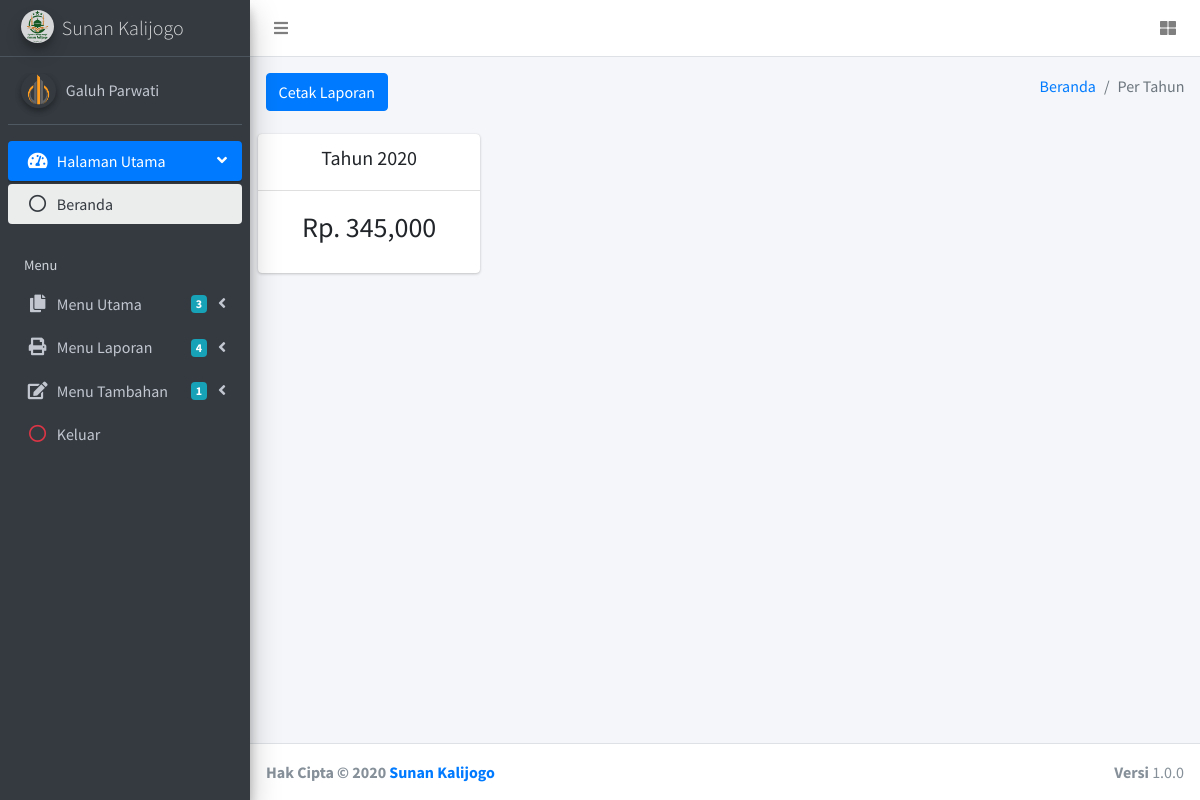
The app's page /laporan-tahun.php (signed in) with its own data.
### tables this page shows
CREATE TABLE `tb_pengguna` (
  `id_pengguna` int(4) NOT NULL,
  `nama_lengkap` varchar(50) DEFAULT NULL,
  `username` varchar(50) DEFAULT NULL,
  `password` varchar(250) DEFAULT NULL,
  `no_hp` varchar(15) DEFAULT NULL,
  `gambar` varchar(250) DEFAULT 'coretancode.png',
  `created` datetime DEFAULT NULL,
  `modified` datetime DEFAULT NULL
);

### laporan-tahun.php (the view, shortened to what this page needs)
<?php
include 'koneksi.php';
if(!isset($_COOKIE["version"])) {
	header("location:keluar");
}else {
	$userid = $_COOKIE["version"];
	$sql = mysqli_query($conn, "SELECT * FROM tb_pengguna WHERE id_pengguna = '$userid'");
	$data = mysqli_fetch_array($sql);
}
?>
<!DOCTYPE html>
<html>
<head>
	<link rel="stylesheet" href="assets/plugins/fontawesome-free/css/all.min.css">
	<link rel="stylesheet" href="https://code.ionicframework.com/ionicons/2.0.1/css/ionicons.min.css">
	<link rel="stylesheet" href="assets/plugins/sweetalert2-theme-bootstrap-4/bootstrap-4.min.css">
	<link rel="stylesheet" href="assets/plugins/toastr/toastr.min.css">
	<link rel="stylesheet" href="assets/plugins/datatables-bs4/css/dataTables.bootstrap4.css">
	<link rel="stylesheet" href="assets/plugins/summernote/summernote-bs4.css">
	<link rel="stylesheet" href="assets/dist/css/adminlte.min.css">
	<link rel="stylesheet" href="assets/plugins/sweet-alert2/dist/sweetalert2.min.css">
</head>
<body class="hold-transition sidebar-mini layout-fixed">
	<div class="wrapper">
		<nav class="main-header navbar navbar-expand navbar-white navbar-light">
			<ul class="navbar-nav">
				<li class="nav-item">
					<a class="nav-link" data-widget="pushmenu" href="#"><i class="fas fa-bars"></i></a>
				</li>
			</ul>
			<ul class="navbar-nav ml-auto">
				<li class="nav-item">
					<a class="nav-link" data-widget="control-sidebar" data-slide="true" href="#">
						<i class="fas fa-th-large"></i>
					</a>
				</li>
			</ul>
		</nav>
		<aside class="main-sidebar sidebar-dark-primary elevation-4">
			<a href="beranda" class="brand-link">
				<img src="assets/images/fav.png" alt="NIFA Logo" class="brand-image img-circle elevation-3" style="opacity: .8; background-color: #FFFFFF;">
				<span class="brand-text font-weight-light">Sunan Kalijogo</span>
			</a>
			<div class="sidebar">
				<div class="user-panel mt-3 pb-3 mb-3 d-flex">
					<div class="image">
						<img src="assets/images/akun/<?php echo $data['gambar'];?>" class="img-circle elevation-2" alt="User Image" style="width: 35px; height: 35px;">
					</div>
					<div class="info">
						<a href="akun" class="d-block"><?php echo $data['nama_lengkap'];?></a>
					</div>
				</div>
				<nav class="mt-2">
					<ul class="nav nav-pills nav-sidebar flex-column" data-widget="treeview" role="menu" data-accordion="false">
						<li class="nav-item has-treeview menu-open">
							<a href="#" class="nav-link active">
								<i class="nav-icon fas fa-tachometer-alt"></i>
								<p>
									Halaman Utama
									<i class="right fas fa-angle-left"></i>
								</p>
							</a>
							<ul class="nav nav-treeview">
								<li class="nav-item">
									<a href="beranda" class="nav-link active">
										<i class="far fa-circle nav-icon"></i>
										<p>Beranda</p>
									</a>
								</li>
							</ul>
						</li>
						<li class="nav-header">Menu</li>
						<li class="nav-item has-treeview">
							<a href="#" class="nav-link">
								<i class="nav-icon fas fa-copy"></i>
								<p>
									Menu Utama
									<i class="fas fa-angle-left right"></i>
									<span class="badge badge-info right">3</span>
								</p>
							</a>
						</li>
						<li class="nav-item has-treeview">
							<a href="#" class="nav-link">
								<i class="nav-icon fa fa-print"></i>
								<p>
									Menu Laporan
									<i class="fas fa-angle-left right"></i>
									<span class="badge badge-info right">4</span>
								</p>
							</a>
						</li>
						<li class="nav-item has-treeview">
							<a href="#" class="nav-link">
								<i class="nav-icon fas fa-edit"></i>
								<p>
									Menu Tambahan
									<i class="fas fa-angle-left right"></i>
									<span class="badge badge-info right">1</span>
								</p>
							</a>
						</li>
						<li class="nav-item">
							<a href="keluar" class="nav-link">
								<i class="nav-icon far fa-circle text-danger"></i>
								<p class="text">Keluar</p>
							</a>
						</li>
					</ul>
				</nav>
			</div>
		</aside>
		<div class="content-wrapper">
			<section class="content-header">
				<div class="container-fluid">
					<div class="row mb-2">
						<div class="col-sm-6">
							<h1>
								<a href="Proses/cetak-laporan-tahun" class="btn btn-primary">Cetak Laporan</a>
							</h1>
						</div>
						<div class="col-sm-6">
							<ol class="breadcrumb float-sm-right">
								<li class="breadcrumb-item"><a href="beranda">Beranda</a></li>
								<li class="breadcrumb-item active">Per Tahun</li>
							</ol>
						</div>
					</div>
				</div>
			</section>
			<section class="content">
				<div class="row">
					<?php
					$query = mysqli_query($conn, "SELECT created, SUM(nominal) AS total FROM tb_tabungan GROUP BY YEAR(created)");
					while($row = mysqli_fetch_array($query)) {
						?>
						<div class="col-md-3">
							<div class="card">
								<div class="card-header">
									<h5 align="center">Tahun <?php echo date('Y', strtotime($row['created']));?></h5>
								</div>
								<div class="card-body">
									<h3 align="center">Rp. <?php echo number_format($row['total']);?></h3>
								</div>
							</div>
						</div>
					<?php } ?>
				</div>
			</section>
		</div>
		<footer class="main-footer">
			<strong>Hak Cipta &copy; 2020 <a href="">Sunan Kalijogo</a></strong>
			<div class="float-right d-none d-sm-inline-block">
				<b>Versi</b> 1.0.0
			</div>
		</footer>
	</div>
</body>
</html>

### records on screen
tb_pengguna: gambar (picture), nama_lengkap "Galuh Parwati"

### other values on screen
date('Y', strtotime($row['created'])) "2020"
$row['total'] "345,000"
